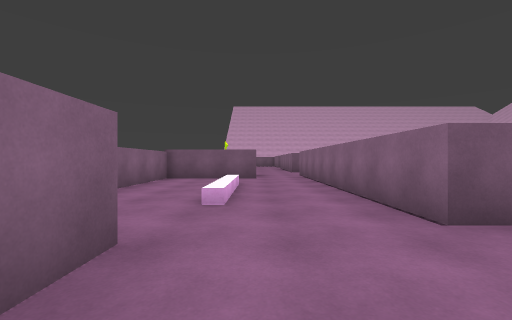
view 1 (above)

20 first-person views from a walk through a 3-D level made in the Unity game engine. The camera is 1.2 m above the floor, looks level and sees 90° across. The floor is counted in squares, 2 m on a side. Each view is taken from the middle of a square. On the plan, view 1 faces up. The plan holds only what a view shows up to about 9 squares ahead; the rest is blank. The place goes on beyond the plan. The player is left out.

view 2
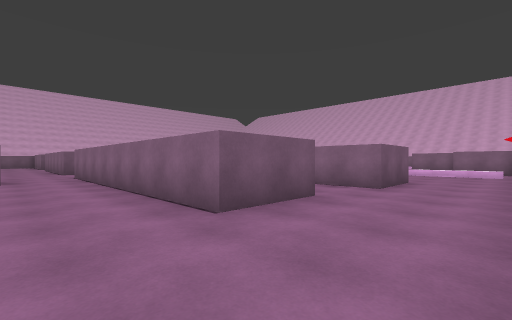

view 3
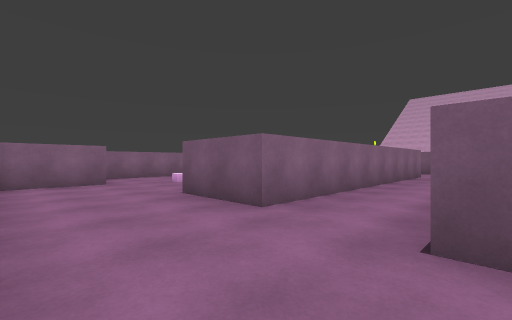

view 4
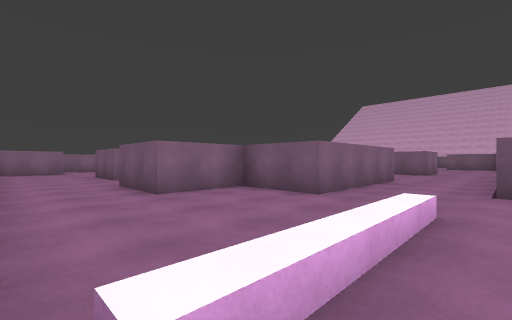

view 5
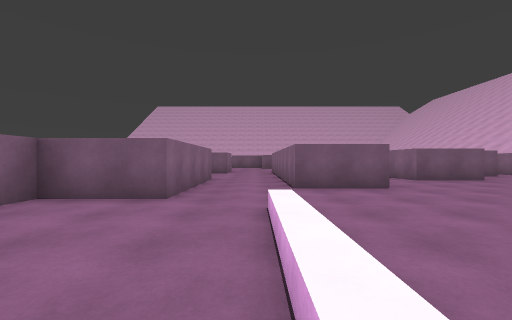

view 6
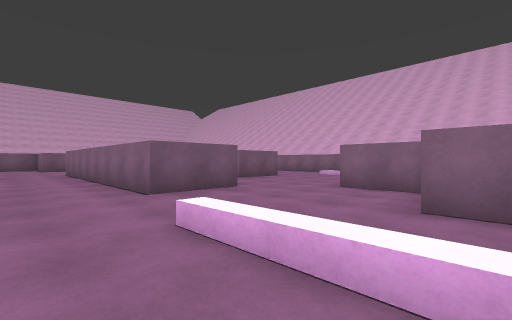

view 7
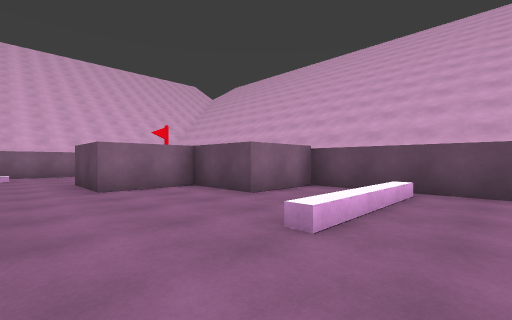

view 8
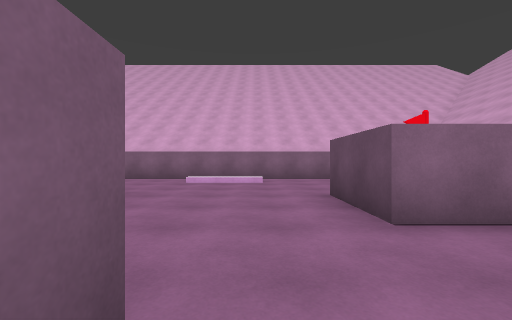

view 9
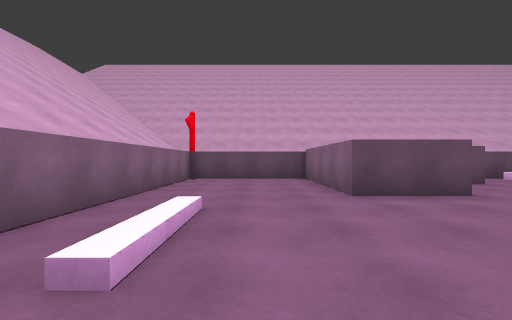

view 10
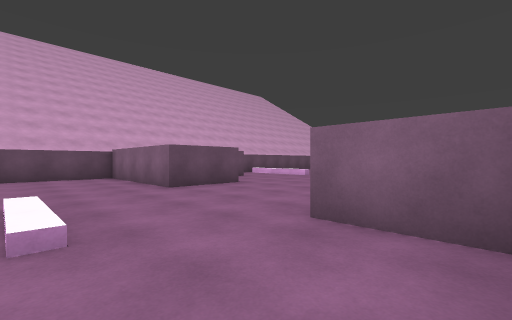

view 11
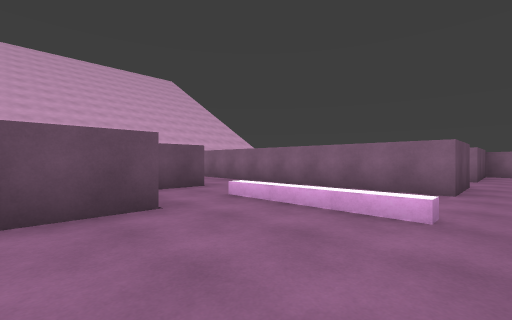

view 12
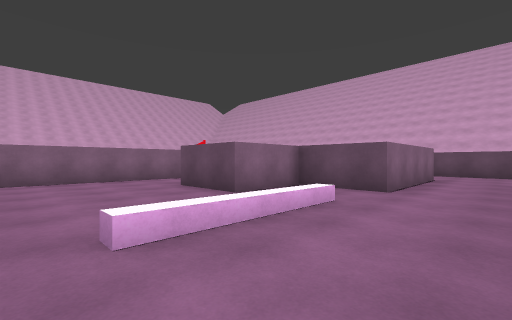

view 13
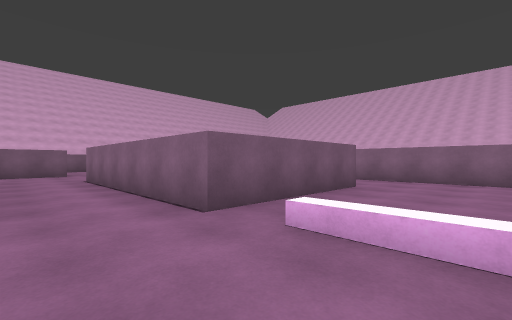

view 14
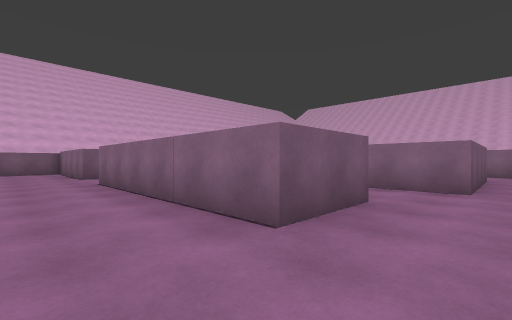

view 15
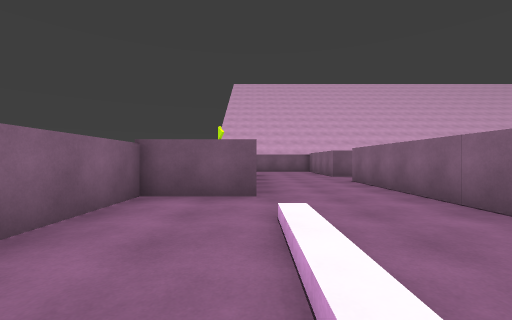

view 16
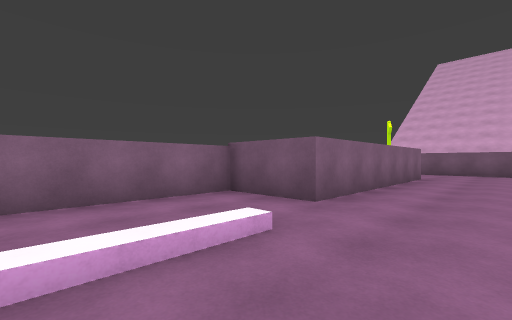

view 17
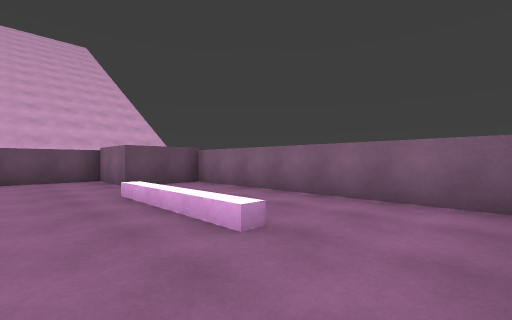

view 18
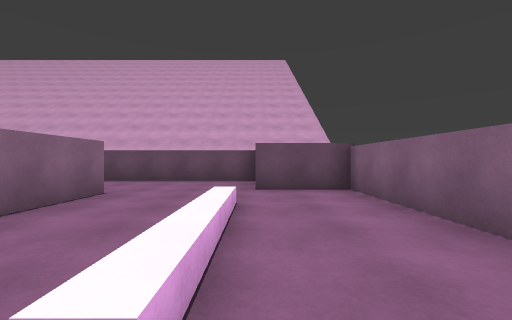

view 19
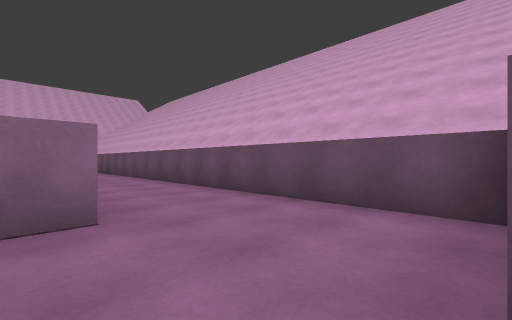

view 20
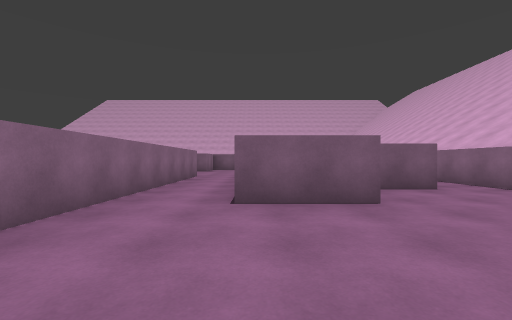

### Floor plan
Ten units are one square. View 1 is at (0, 0); x grows to the right and y downward. Boxes are objects, and circles mark ways between rooms. Rooms are numbered by the first view taken in them; rooms with no view inside come last. Other rooms are left out.
<svg viewBox="-34 -216 250 224">
<path fill="none" stroke="#000" d="M38 -104 38 -24 18 -24M57 -19 57 -59 76 -59 76 -79 96 -79 96 -54M98 -115 57 -115M118 -54 118 -115M-10 -18 -10 3 55 3M139 -54 118 -54M138 -76 138 -61M96 -54 96 -39 76 -39 76 -19 57 -19M177 -90 177 -75 157 -75M100 3 134 3 134 -18 154 -18 154 -37 174 -37 174 3 211 3 211 -94M198 -92 185 -92M55 3 85 3M18 -125 18 -184M18 -84 18 -104M-10 -211 -10 -152 -29 -152 -29 -104M1 -83 -29 -83 -29 -18 -10 -18M18 -24 18 -84"/>
<circle cx="105" cy="-50" r="3" fill="#2a7"/>
<circle cx="65" cy="-5" r="3" fill="#2a7"/>
<circle cx="5" cy="-15" r="3" fill="#2a7"/>
<circle cx="10" cy="-95" r="3" fill="#2a7"/>
<text x="60" y="-70">1</text>
<text x="150" y="-40">2</text>
<text x="0" y="-140">3</text>
<text x="-10" y="-50">4</text>
</svg>
Room 1 opens to room 2. Room 1 opens to room 4. Room 3 opens to room 4.

Where each view was taken, in squares from view 1:
view 1: 0 up, 0 right, facing up
view 2: 0 up, 0 right, facing up-right
view 3: 0 up, 6 right, facing up-left
view 4: 0 up, 12 right, facing up-left
view 5: 0 up, 11 right, facing up
view 6: 1 up, 10 right, facing up-right
view 7: 5 up, 10 right, facing down-right
view 8: 5 up, 13 right, facing right
view 9: 8 up, 19 right, facing down
view 10: 9 up, 20 right, facing down-left
view 11: 11 up, 9 right, facing down-left
view 12: 11 up, 4 right, facing down-right
view 13: 9 up, 4 right, facing up-right
view 14: 11 up, 0 right, facing up-right
view 15: 11 up, 1 left, facing up
view 16: 12 up, 1 right, facing up-left
view 17: 8 up, 1 right, facing down-left
view 18: 7 up, 1 left, facing down
view 19: 3 up, 1 left, facing down-right
view 20: 4 up, 16 right, facing up
